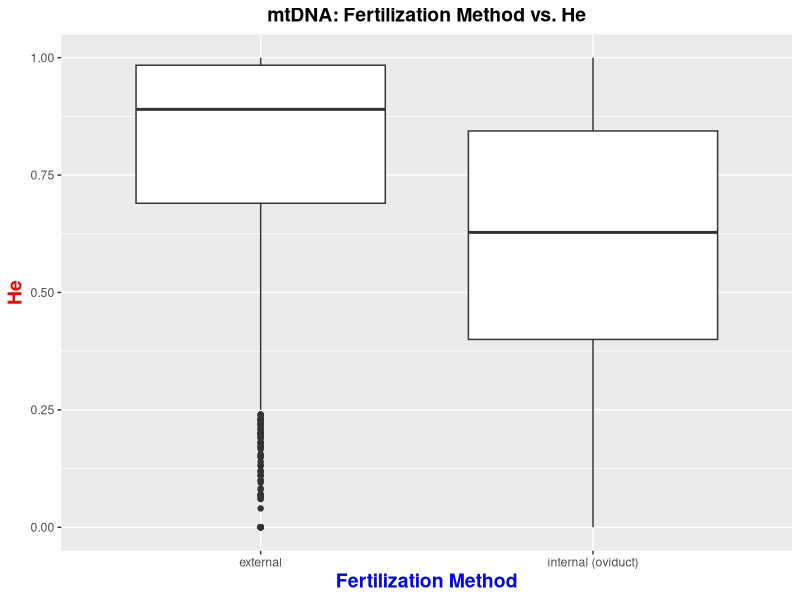
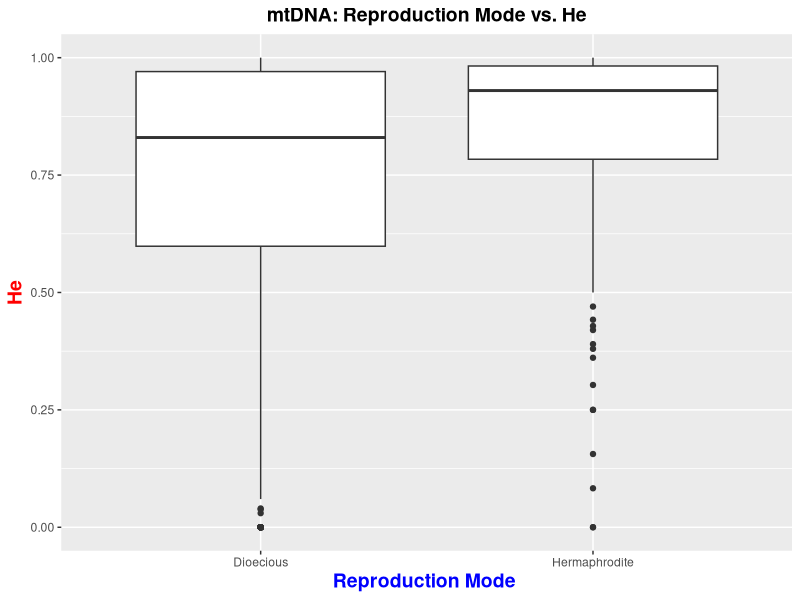
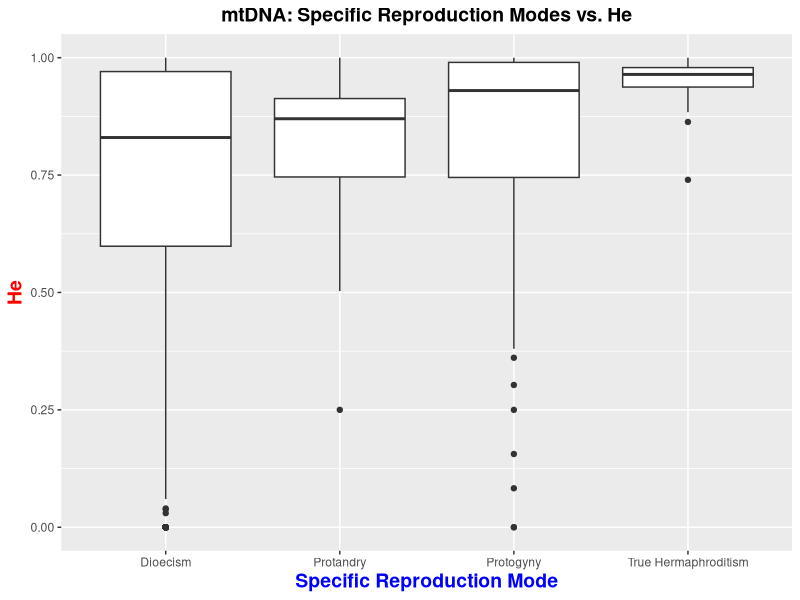
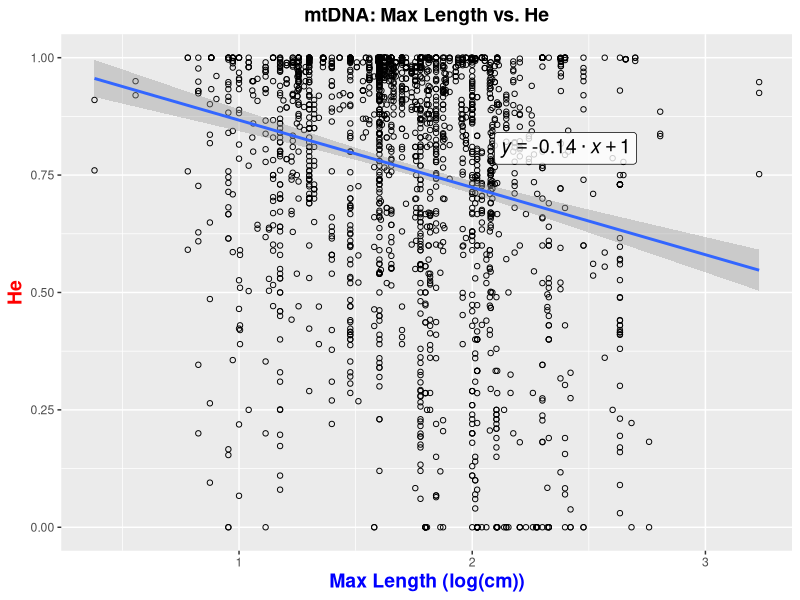
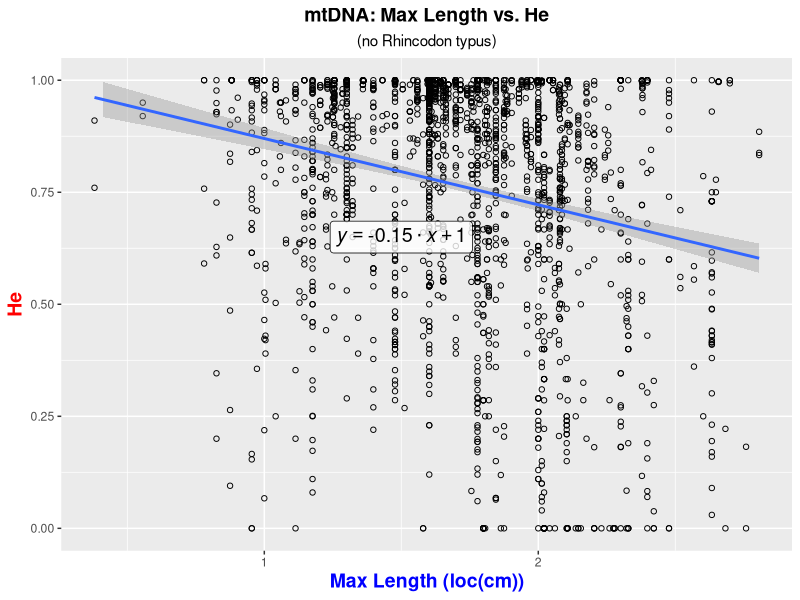
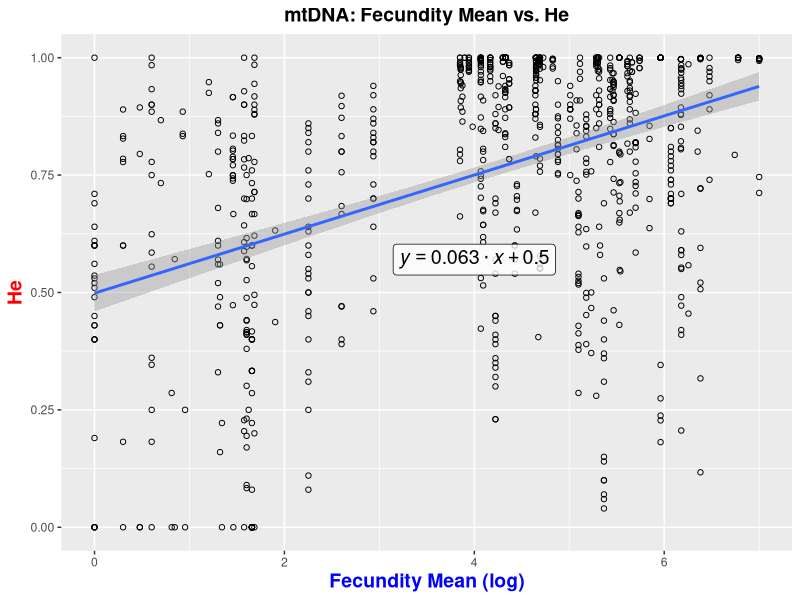
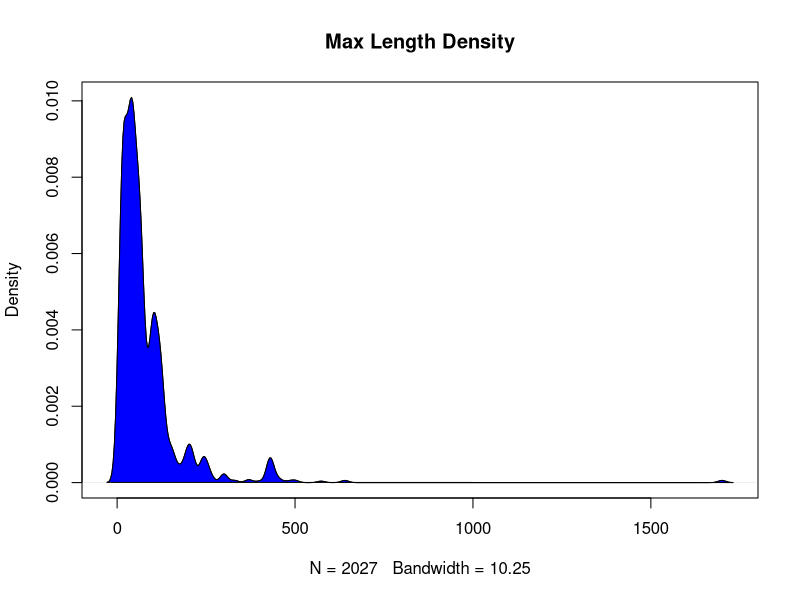
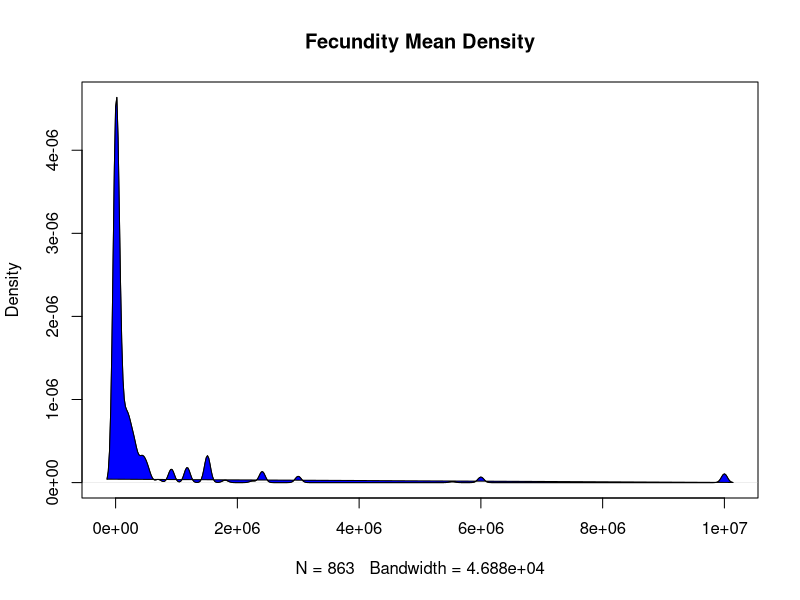

Source code (R) for these figures, in order: (Note: this script raises an error after producing the figures.)
################################################### Script for Analyzing Data  #######################################################

#analyzes data 

##########################################################################################################################################

######### Set-up #########

#clear environment
remove(list = ls())

#load libraries
library(tidyverse)
library(dplyr)

#read in data
mtdna_data <- read.csv("mtdna_final_data.csv", stringsAsFactors = FALSE) #read in 
msat_data <- read.csv("msat_final_data.csv", stringsAsFactors = FALSE) #read in 

############### mtDNA data set ############### 

#####Box Plots: Character Data#####

#Fertilization#

mtdna_data$final_fertilization <- NA #create new column to categorize fertilization methods

mtdna_data$final_fertilization [mtdna_data$fertilization =="external"]  <- "external"
mtdna_data$final_fertilization [mtdna_data$fertilization =="internal (oviduct)"] <- "internal (oviduct)"
mtdna_data$final_fertilization [mtdna_data$fertilization =="in brood pouch or similar structure"] <- "internal (oviduct)" #convert "in brood pouch or similar structure" to internal fertilization

mtdna_final_fertilization_He_no.na <- mtdna_data[!is.na(mtdna_data$final_fertilization) & !is.na(mtdna_data$He),] #create new table that excludes NA's from columns of interest

theme_update(plot.title = element_text(hjust = 0.5), plot.subtitle = element_text(hjust = 0.5)) #centered plot title

ggplot(mtdna_final_fertilization_He_no.na) + geom_boxplot(aes(x = final_fertilization, y = He)) + #final fertilization & He box plot
  ggtitle("mtDNA: Fertilization Method vs. He") + #add plot title
  xlab("Fertilization Method") + ylab("He") + #add axis labels
  theme(                                 #specify characteristics of the plot 
    plot.title = element_text(size=14, face="bold"), 
    axis.title.x = element_text(color="blue", size=14, face="bold"),
    axis.title.y = element_text(color="red", size=14, face="bold"))

#Reproduction Mode#

#combine protandry, protogyny, and true hermaphroditism into "Hermpahrodites"

mtdna_data$final_reproductionmode <- NA #create new column to categorize reproduction mode

mtdna_data$final_reproductionmode  [mtdna_data$reproductionmode =="dioecism"]  <- "Dioecious"
mtdna_data$final_reproductionmode  [mtdna_data$reproductionmode =="protogyny"] <- "Hermaphrodite" #for protogyny, label as "Hermpahrodites"
mtdna_data$final_reproductionmode  [mtdna_data$reproductionmode =="protandry"] <- "Hermaphrodite" #for protandry, label as "Hermpahrodites"
mtdna_data$final_reproductionmode  [mtdna_data$reproductionmode =="true hermaphroditism"] <- "Hermaphrodite" #for true hermaphroditism, label as "Hermpahrodites"

mtdna_final_reproductionmode_He_no.na <- mtdna_data[!is.na(mtdna_data$final_reproductionmode ) & !is.na(mtdna_data$He),] #create new table that excludes NA's from columns of interest

ggplot(mtdna_final_reproductionmode_He_no.na ) + geom_boxplot(aes(x = final_reproductionmode , y = He)) + #final reproduction mode & He box plot
  ggtitle("mtDNA: Reproduction Mode vs. He") + #add plot title
  xlab("Reproduction Mode ") + ylab("He") + #add axis labels
  theme(                                 #specify characteristics of the plot 
    plot.title = element_text(size=14, face="bold"), 
    axis.title.x = element_text(color="blue", size=14, face="bold"),
    axis.title.y = element_text(color="red", size=14, face="bold"))

#Specific Reproduction Modes#

mtdna_data$specific.repro_mode <- NA #create new column to categorize hermaphrodite type

mtdna_data$specific.repro_mode  [mtdna_data$reproductionmode =="dioecism"]  <- "Dioecism"
mtdna_data$specific.repro_mode  [mtdna_data$reproductionmode =="protogyny"] <- "Protogyny"
mtdna_data$specific.repro_mode  [mtdna_data$reproductionmode =="protandry"] <- "Protandry"
mtdna_data$specific.repro_mode  [mtdna_data$reproductionmode =="true hermaphroditism"] <- "True Hermaphroditism"

mtdna_reproduction_type_He_no.na <- mtdna_data[!is.na(mtdna_data$specific.repro_mode ) & !is.na(mtdna_data$He),] #create new table that excludes NA's from columns of interest

ggplot(mtdna_reproduction_type_He_no.na ) + geom_boxplot(aes(x = specific.repro_mode , y = He)) + #hermaphrodite type mode & He box plot
  ggtitle("mtDNA: Specific Reproduction Modes vs. He") + #add plot title
  xlab("Specific Reproduction Mode") + ylab("He") + #add axis labels
  theme(                                 #specify characteristics of the plot 
    plot.title = element_text(size=14, face="bold"), 
    axis.title.x = element_text(color="blue", size=14, face="bold"),
    axis.title.y = element_text(color="red", size=14, face="bold"))

#####Scatter Plots: Numerical Data#####

#Max Length#

#w/ Rhincodon typus outlier
mtdna_maxlength_He_no.na <- mtdna_data[!is.na(mtdna_data$maxlength) & !is.na(mtdna_data$He),] #create new table that excludes NA's from columns of interest

mtdna_maxlength_He_no.na$logtransform.maxlength <- NA #add column to do a log transformation for max length

for (i in 1:nrow(mtdna_maxlength_He_no.na)) { #get log transformation data
  cat(paste(i, " ", sep = ''))
  mtdna_maxlength_He_no.na$logtransform.maxlength <- log10(mtdna_maxlength_He_no.na$maxlength)
}

lm_eqn = function(x, y, df){ #set up formula for regression line equation
  m <- lm(y ~ x, df);
  eq <- substitute(italic(y) == b %.% italic(x) + a,
                   list(a = format(coef(m)[[1]], digits = 2), 
                        b = format(coef(m)[[2]], digits = 2)))
  as.character(as.expression(eq));                 
}

ggplot(mtdna_maxlength_He_no.na, aes(x=logtransform.maxlength, y = He)) + #max length & He scatter plot
  geom_point(shape=1) +    # Use hollow circles
  geom_smooth(method=lm,   # Add linear regression line
              se=TRUE, formula = y ~ x) +
  ylim(0,1)+
  coord_cartesian(ylim = c(0, 1)) +
  ggtitle("mtDNA: Max Length vs. He") + #add plot title
  xlab("Max Length (log(cm))") + ylab("He") + #add axis labels
  theme(                                 #specify characteristics of the plot 
    plot.title = element_text(size=14, face="bold"),
    axis.title.x = element_text(color="blue", size=14, face="bold"),
    axis.title.y = element_text(color="red", size=14, face="bold"))+
  annotate(geom="label", x = 2.4, y = .807, label = lm_eqn(mtdna_maxlength_He_no.na$logtransform.maxlength, mtdna_maxlength_He_no.na$He, mtdna_maxlength_He_no.na), 
           color="black", size = 5, parse=TRUE, alpha=0.80)  #add regression line equation

#w/out Rhincodon typus outlier
mtdna_maxlength_He_no.na_nowhaleshark <- mtdna_maxlength_He_no.na[!(mtdna_maxlength_He_no.na$spp=="Rhincodon typus"),] #exclude Rhincodon typus

mtdna_maxlength_He_no.na_nowhaleshark$logtransform.maxlength_noRT <- NA #add column to do a log transformation for max length

for (i in 1:nrow(mtdna_maxlength_He_no.na_nowhaleshark)) { #get log transformation data
  cat(paste(i, " ", sep = ''))
  mtdna_maxlength_He_no.na_nowhaleshark$logtransform.maxlength_noRT <- log10(mtdna_maxlength_He_no.na_nowhaleshark$maxlength)
}

ggplot(mtdna_maxlength_He_no.na_nowhaleshark, aes(x= logtransform.maxlength_noRT, y= He)) + #max length & He scatter plot
  geom_point(shape=1) +    # Use hollow circles
  geom_smooth(method=lm,   # Add linear regression line
              se=TRUE) +
  ylim(0,1)+
  coord_cartesian(ylim = c(0, 1)) +
  ggtitle("mtDNA: Max Length vs. He", subtitle= "(no Rhincodon typus)") + #add plot title
  xlab("Max Length (loc(cm))") + ylab("He") + #add axis labels
  theme(                                 #specify characteristics of the plot 
    plot.title = element_text(size=14, face="bold"),
    axis.title.x = element_text(color="blue", size=14, face="bold"),
    axis.title.y = element_text(color="red", size=14, face="bold"))+
  annotate(geom="label", x = 1.5, y = 0.65, label = lm_eqn(mtdna_maxlength_He_no.na_nowhaleshark$logtransform.maxlength_noRT, mtdna_maxlength_He_no.na_nowhaleshark$He, mtdna_maxlength_He_no.na_nowhaleshark), 
           color="black", size = 5, parse=TRUE, alpha=0.80) #add regression line equation

#Fecundity Mean#
 mtdna_fecundity_He_no.na <- mtdna_data[!is.na(mtdna_data$fecundity_mean) & !is.na(mtdna_data$He),] #create new table that excludes NA's from columns of interest
 
mtdna_fecundity_He_no.na$logtransform.fecundity <- NA #add column to do a log transformation for fecundity mean

for (i in 1:nrow(mtdna_fecundity_He_no.na)) { #get log transformation data
  cat(paste(i, " ", sep = ''))
  mtdna_fecundity_He_no.na$logtransform.fecundity <- log10(mtdna_fecundity_He_no.na$fecundity_mean)
}

ggplot(mtdna_fecundity_He_no.na, aes(x= logtransform.fecundity, y= He)) + #fecundity mean & He scatter plot
  geom_point(shape=1) +    # Use hollow circles
  geom_smooth(method=lm,   # Add linear regression line
              se=TRUE) +
  ylim(0,1)+
  coord_cartesian(ylim = c(0, 1)) +
  ggtitle("mtDNA: Fecundity Mean vs. He") + #add plot title
  xlab("Fecundity Mean (log)") + ylab("He") + #add axis labels
  theme(                                 #specify characteristics of the plot 
    plot.title = element_text(size=14, face="bold"),
    axis.title.x = element_text(color="blue", size=14, face="bold"),
    axis.title.y = element_text(color="red", size=14, face="bold"))+
  annotate(geom="label", x = 4, y = 0.57, label = lm_eqn(mtdna_fecundity_He_no.na$logtransform.fecundity, mtdna_fecundity_He_no.na$He, mtdna_fecundity_He_no.na), 
           color="black", size = 5, parse=TRUE, alpha=0.80) #add regression line equation


#####Density Plots: Numerical Data#####

#Max Length#
plot(density(mtdna_maxlength_He_no.na$maxlength), main="Max Length Density") #create density plot for max length
polygon(density(mtdna_maxlength_He_no.na$maxlength), main="Max Length Density", col="blue") #specify characteristics of plot

#Fecundity Mean#
plot(density(mtdna_fecundity_He_no.na$fecundity_mean), main="Fecundity Mean Density") #create density plot for fecundity mean
polygon(density(mtdna_fecundity_He_no.na$fecundity_mean), main="Fecundity Mean Density", col="blue") #specify characteristics of plot

#####T-Tests: Character Data#####

#Fertilization#

external.mtdna <- mtdna_final_fertilization_He_no.na$He[mtdna_final_fertilization_He_no.na$final_fertilization=="external"]
internal.mtdna <- mtdna_final_fertilization_He_no.na$He[mtdna_final_fertilization_He_no.na$final_fertilization=="internal (oviduct)"]

fertilization_ttest.mtdna <- t.test(external.mtdna, internal.mtdna, var.equal=TRUE)

#Reproduction Mode#

dioecism.mtdna <- mtdna_final_reproductionmode_He_no.na$He[mtdna_final_reproductionmode_He_no.na$final_reproductionmode=="Dioecious"]
hermaphrodite.mtdna <- mtdna_final_reproductionmode_He_no.na$He[mtdna_final_reproductionmode_He_no.na$final_reproductionmode=="Hermaphrodite"]

reproductionmode_ttest.mtdna <- t.test(dioecism.mtdna, hermaphrodite.mtdna, var.equal=TRUE)

#Specific Reproduction Modes: ANOVA TEST#

specific.repro_modeanovamtdna <- aov(He ~ specific.repro_mode, data = mtdna_reproduction_type_He_no.na)

#####Wilcoxon Tests: Numerical Data#####

#Max Length#
wilcox.test( mtdna_maxlength_He_no.na[ ,'maxlength'] , mtdna_maxlength_He_no.na[ , 'He'], paired=T) #run Wilcoxon test on max length & He


#Fecundity Mean#
wilcox.test( mtdna_fecundity_He_no.na[ ,'fecundity_mean'] , mtdna_fecundity_He_no.na[ , 'He'], paired=T) #run Wilcoxon test on max length & He

#####Shapiro-Wilk Tests: Numerical Data#####

#Max Length#
shapiro.test(mtdna_maxlength_He_no.na$maxlength) #run Shapiro-Wilk test on max length & He

#Fecundity Mean#
shapiro.test(mtdna_fecundity_He_no.na$fecundity_mean) #run Shapiro-Wilk test on max length & He


####################################################################################

############### msat Data Set ############### 

#####Box Plots: Character Data#####

#Fertilization#
msat_data$final_fertilization <- NA #create new column to categorize fertilization methods

msat_data$final_fertilization [msat_data$fertilization =="external"]  <- "external"
msat_data$final_fertilization [msat_data$fertilization =="internal (oviduct)"] <- "internal (oviduct)"
msat_data$final_fertilization [msat_data$fertilization =="in brood pouch or similar structure"] <- "internal (oviduct)" #convert "in brood pouch or similar structure" to internal fertilization

msat_final_fertilization_He_no.na <- msat_data[!is.na(msat_data$final_fertilization) & !is.na(msat_data$He),] #create new table that excludes NA's from columns of interest

ggplot(msat_final_fertilization_He_no.na) + geom_boxplot(aes(x = final_fertilization, y = He)) + #final fertilization & He box plot
ggtitle("msat: Fertilization Method vs. He") + #add plot title
  xlab("Fertilization Method") + ylab("He") + #add axis labels
  theme(                                 #specifying characteristics of the plot 
    plot.title = element_text(size=14, face="bold"),
    axis.title.x = element_text(color="blue", size=14, face="bold"),
    axis.title.y = element_text(color="red", size=14, face="bold"))

#Reproduction Mode#
msat_data$final_reproductionmode <- NA #create new column to categorize reproduction mode

msat_data$final_reproductionmode  [msat_data$reproductionmode =="dioecism"]  <- "Dioecious"
msat_data$final_reproductionmode  [msat_data$reproductionmode =="protogyny"] <- "Hermaphrodite" #for protogyny, label as "Hermpahrodites"
msat_data$final_reproductionmode  [msat_data$reproductionmode =="protandry"] <- "Hermaphrodite" #for protandry, label as "Hermpahrodites"
msat_data$final_reproductionmode  [msat_data$reproductionmode =="true hermaphroditism"] <- "Hermaphrodite" #for true hermaphroditism, label as "Hermpahrodites"

msat_final_reproductionmode_He_no.na <- msat_data[!is.na(msat_data$final_reproductionmode ) & !is.na(msat_data$He),] #create new table that excludes NA's from columns of interest

ggplot(msat_final_reproductionmode_He_no.na ) + geom_boxplot(aes(x = final_reproductionmode , y = He)) + #final reproduction mode & He box plot
  ggtitle("msat: Reproduction Mode vs. He") + #add plot title
  xlab("Reproduction Mode ") + ylab("He") + #add axis labels
  theme(                                 #specifying characteristics of the plot 
    plot.title = element_text(size=14, face="bold"),
    axis.title.x = element_text(color="blue", size=14, face="bold"),
    axis.title.y = element_text(color="red", size=14, face="bold"))

#Specific Reproduction Mode#

msat_data$specific.repro_mode <- NA #create new column to categorize reproduction type

msat_data$specific.repro_mode  [msat_data$reproductionmode =="dioecism"]  <- "Dioecism"
msat_data$specific.repro_mode  [msat_data$reproductionmode =="protogyny"] <- "Protogyny"
msat_data$specific.repro_mode  [msat_data$reproductionmode =="protandry"] <- "Protandry"
msat_data$specific.repro_mode  [msat_data$reproductionmode =="true hermaphroditism"] <- "True Hermaphroditism"

msat_reproduction_type_He_no.na <- msat_data[!is.na(msat_data$specific.repro_mode ) & !is.na(msat_data$He),] #create new table that excludes NA's from columns of interest

ggplot(msat_reproduction_type_He_no.na ) + geom_boxplot(aes(x = specific.repro_mode , y = He)) + #hermaphrodite type mode & He box plot
  ggtitle("msat: Specific Reproduction Modes vs. He") + #add plot title
  xlab("Specific Reproduction Mode") + ylab("He") + #add axis labels
  theme(                                 #specify characteristics of the plot 
    plot.title = element_text(size=14, face="bold"), 
    axis.title.x = element_text(color="blue", size=14, face="bold"),
    axis.title.y = element_text(color="red", size=14, face="bold"))

#####Scatter Plots: Numerical Data#####

#Max Length#

#w/ Rhincodon typus outlier
msat_maxlength_He_no.na <- msat_data[!is.na(msat_data$maxlength) & !is.na(msat_data$He),] #create new table that excludes NA's from columns of interest

msat_maxlength_He_no.na$logtransform.maxlength <- NA #add column to do a log transformation for max length

for (i in 1:nrow(msat_maxlength_He_no.na)) { #get log transformation data
  cat(paste(i, " ", sep = ''))
  msat_maxlength_He_no.na$logtransform.maxlength <- log10(msat_maxlength_He_no.na$maxlength)
}

ggplot(msat_maxlength_He_no.na, aes(x= logtransform.maxlength, y= He)) + #max length & He scatter plot
  geom_point(shape=1) +    # Use hollow circles
  geom_smooth(method=lm,   # Add linear regression line
              se=TRUE) + 
  ylim(0,1)+
  coord_cartesian(ylim = c(0, 1)) +
  ggtitle("msat: Max Length vs. He") + #add plot title
   xlab("Max Length (log(cm))") + ylab("He") + #add axis labels
    theme(                                 #specifying characteristics of the plot 
      plot.title = element_text(size=14, face="bold"),
      axis.title.x = element_text(color="blue", size=14, face="bold"),
      axis.title.y = element_text(color="red", size=14, face="bold"))+
  annotate(geom = "label", x = 1.8, y = 0.83, label = lm_eqn(msat_maxlength_He_no.na$logtransform.maxlength, msat_maxlength_He_no.na$He, msat_maxlength_He_no.na), 
           color="black", size = 5, parse=TRUE, alpha = 0.8) #add regression line equation


#w/out Rhincodon typus outlier
msat_maxlength_He_no.na_nowhaleshark <- msat_maxlength_He_no.na[!(msat_maxlength_He_no.na$spp=="Rhincodon typus"),] #exclude Rhincodon typus

msat_maxlength_He_no.na_nowhaleshark$logtransform.maxlength_noRT <- NA #add column to do a log transformation for max length

for (i in 1:nrow(msat_maxlength_He_no.na_nowhaleshark)) { #get log transformation data
  cat(paste(i, " ", sep = ''))
  msat_maxlength_He_no.na_nowhaleshark$logtransform.maxlength_noRT <- log10(msat_maxlength_He_no.na_nowhaleshark$maxlength)
}

ggplot(msat_maxlength_He_no.na_nowhaleshark, aes(x= logtransform.maxlength_noRT, y= He)) + #max length & He scatter plot
  geom_point(shape=1) +    # Use hollow circles
  geom_smooth(method=lm,   # Add linear regression line
              se=TRUE) +
  ylim(0,1)+
  coord_cartesian(ylim = c(0, 1)) +
  ggtitle("msat: Max Length vs. He", subtitle= "(no Rhincodon typus)") + #add plot title
  xlab("Max Length (log(cm))") + ylab("He") + #add axis labels
  theme(                                 #specify characteristics of the plot 
    plot.title = element_text(size=14, face="bold"),
    axis.title.x = element_text(color="blue", size=14, face="bold"),
    axis.title.y = element_text(color="red", size=14, face="bold"))+
  annotate(geom="label", x = 1.9, y = 0.83, label = lm_eqn(msat_maxlength_He_no.na_nowhaleshark$logtransform.maxlength_noRT, msat_maxlength_He_no.na_nowhaleshark$He, msat_maxlength_He_no.na_nowhaleshark), 
           color="black", size = 5, parse=TRUE, alpha = 0.8) #add regression line equation


#Fecundity Mean#
msat_fecundity_He_no.na <- msat_data[!is.na(msat_data$fecundity_mean) & !is.na(msat_data$He),] #create new table that excludes NA's from columns of interest

msat_fecundity_He_no.na$logtransform.fecundity <- NA #add column to do a log transformation for fecundity mean

for (i in 1:nrow(msat_fecundity_He_no.na)) { #get log transformation data
  cat(paste(i, " ", sep = ''))
  msat_fecundity_He_no.na$logtransform.fecundity <- log10(msat_fecundity_He_no.na$fecundity_mean)
}
       
ggplot(msat_fecundity_He_no.na, aes(x= logtransform.fecundity, y= He)) + #fecundity mean& He scatter plot
  geom_point(shape=1) +    # Use hollow circles
  geom_smooth(method=lm,   # Add linear regression line
    se=TRUE) +
  ylim(0,1)+
  coord_cartesian(ylim = c(0, 1)) +
  ggtitle("msat: Fecundity Mean vs. He") + #add plot title
  xlab("Fecundity Mean (log)") + ylab("He") + #add plot title
  theme(                                 #specifying characteristics of the plot 
    plot.title = element_text(size=14, face="bold"),
    axis.title.x = element_text(color="blue", size=14, face="bold"),
    axis.title.y = element_text(color="red", size=14, face="bold"))+
  annotate(geom="label", x = 3.5, y = 0.83, label = lm_eqn(msat_fecundity_He_no.na$logtransform.fecundity, msat_fecundity_He_no.na$He, msat_fecundity_He_no.na), 
           color="black", size = 5, parse=TRUE, alpha = 0.8) #add regression line equation

#####Density Plots: Numerical Data#####

#Max Length#
plot(density(msat_maxlength_He_no.na$maxlength), main="msat: Max Length Density") #create density plot for max length
polygon(density(msat_maxlength_He_no.na$maxlength), main="msat: Max Length Density", col="blue") #specify characteristics of plot

#Fecundity Mean#
plot(density(msat_fecundity_He_no.na$fecundity_mean), main="msat: Fecundity Mean Density") #create density plot for fecundity mean
polygon(density(msat_fecundity_He_no.na$fecundity_mean), main="msat: Fecundity Mean Density", col="blue") #specify characteristics of plot

#####T-Tests: Character Data#####

#Fertilization#

external.msat <- msat_final_fertilization_He_no.na$He[msat_final_fertilization_He_no.na$final_fertilization=="external"]
internal.msat <- msat_final_fertilization_He_no.na$He[msat_final_fertilization_He_no.na$final_fertilization=="internal (oviduct)"]

fertilization_ttest.msat <- t.test(external.msat, internal.msat, var.equal=TRUE)

#Reproduction Mode#

dioecism.msat <- msat_final_reproductionmode_He_no.na$He[msat_final_reproductionmode_He_no.na$final_reproductionmode=="Dioecious"]
hermaphrodite.msat <- msat_final_reproductionmode_He_no.na$He[msat_final_reproductionmode_He_no.na$final_reproductionmode=="Hermaphrodite"]

reproductionmode_ttest.msat <- t.test(dioecism.msat, hermaphrodite.msat, var.equal=TRUE)

#Specific Reproduction Modes: ANOVA TEST#

specific.repro_modeanovamsat <- aov(He ~ specific.repro_mode, data = msat_reproduction_type_He_no.na)

#####Wilcoxon Tests: Numerical Data#####

#Max Length#
wilcox.test( msat_maxlength_He_no.na[ ,'maxlength'] , msat_maxlength_He_no.na[ , 'He'], paired=T) #run Wilcoxon test on max length & He

#Fecundity Mean#
wilcox.test( msat_fecundity_He_no.na[ ,'fecundity_mean'] , msat_fecundity_He_no.na[ , 'He'], paired=T) #run Wilcoxon test on fecundity & He


#####Shapiro-Wilk Tests: Numerical Data#####

shapiro.test(msat_maxlength_He_no.na$maxlength) #run Shapiro-Wilk test on max length & He

shapiro.test(msat_fecundity_He_no.na$fecundity_mean) #run Shapiro-Wilk test on fecundity mean & He

####################################################################################

############### Comparing mtDNA and msat Data ############### 

#####Box Plots: Character Data#####

#Fertilization#

final_fertilization_all = merge(mtdna_final_fertilization_He_no.na, msat_final_fertilization_He_no.na, all=TRUE, no.dups= TRUE, all.x=TRUE, all.y=TRUE) #merge final fertilization data form mtdna and msat together

final_fertilization_all$markertype <- NA #create new column to categorize marker type

#add marker type based on file type
final_fertilization_all$markertype [final_fertilization_all$file == "mtdna101"]  <- "mtDNA"
final_fertilization_all$markertype [final_fertilization_all$file == "mtdna102"]  <- "mtDNA"
final_fertilization_all$markertype [final_fertilization_all$file == "mtdna103"]  <- "mtDNA"
final_fertilization_all$markertype [final_fertilization_all$file == "msats000"]  <- "msat" 
final_fertilization_all$markertype [final_fertilization_all$file == "msats001"]  <- "msat"
final_fertilization_all$markertype [final_fertilization_all$file == "msats002"]  <- "msat"
final_fertilization_all$markertype [final_fertilization_all$file == "msats200"]  <- "msat" 
final_fertilization_all$markertype [final_fertilization_all$file == "msats201"]  <- "msat" 
final_fertilization_all$markertype [final_fertilization_all$file == "msats100"]  <- "msat" 
final_fertilization_all$markertype [final_fertilization_all$file == "msats101"]  <- "msat" 
final_fertilization_all$markertype [final_fertilization_all$file == "msats301"]  <- "msat" 
final_fertilization_all$markertype [final_fertilization_all$file == "msats302"]  <- "msat" 
final_fertilization_all$markertype [final_fertilization_all$file == "msats303"]  <- "msat" 
final_fertilization_all$markertype [final_fertilization_all$file == "msats304"]  <- "msat" 
final_fertilization_all$markertype [final_fertilization_all$file == "msats305"]  <- "msat"
final_fertilization_all$markertype [final_fertilization_all$file ==	"ppdat"]  <- "msat" 

theme_update(plot.title = element_text(hjust = 0.5), plot.subtitle = element_text(hjust = 0.5)) #centered plot title

ggplot(final_fertilization_all) + geom_boxplot(aes(x = final_fertilization, y = He, fill=markertype)) + #final fertilization & He box plot
  ggtitle("Fertilization Method vs. He", subtitle= "msat vs. mtDNA") + #add plot title
  xlab("Fertilization Method") + ylab("He") + #add axis labels
  theme(                                 #specify characteristics of the plot 
    plot.title = element_text(size=14, face="bold"), 
    axis.title.x = element_text(color="blue", size=14, face="bold"),
    axis.title.y = element_text(color="red", size=14, face="bold"))+
  scale_fill_manual(values=c("turquoise2", "darkcyan"))

#Reproduction Mode#
reproductionmode_all = merge(msat_final_reproductionmode_He_no.na, mtdna_final_reproductionmode_He_no.na, all=TRUE, no.dups= TRUE, all.x=TRUE, all.y=TRUE) #merge final fertilization data form mtdna and msat together

reproductionmode_all$markertype <- NA #create new column to categorize marker type

#add marker type based on file type
reproductionmode_all$markertype [reproductionmode_all$file == "mtdna101"]  <- "mtDNA"
reproductionmode_all$markertype [reproductionmode_all$file == "mtdna102"]  <- "mtDNA"
reproductionmode_all$markertype [reproductionmode_all$file == "mtdna103"]  <- "mtDNA"
reproductionmode_all$markertype [reproductionmode_all$file == "msats000"]  <- "msat" 
reproductionmode_all$markertype [reproductionmode_all$file == "msats001"]  <- "msat"
reproductionmode_all$markertype [reproductionmode_all$file == "msats002"]  <- "msat"
reproductionmode_all$markertype [reproductionmode_all$file == "msats200"]  <- "msat" 
reproductionmode_all$markertype [reproductionmode_all$file == "msats201"]  <- "msat" 
reproductionmode_all$markertype [reproductionmode_all$file == "msats100"]  <- "msat" 
reproductionmode_all$markertype [reproductionmode_all$file == "msats101"]  <- "msat" 
reproductionmode_all$markertype [reproductionmode_all$file == "msats301"]  <- "msat" 
reproductionmode_all$markertype [reproductionmode_all$file == "msats302"]  <- "msat" 
reproductionmode_all$markertype [reproductionmode_all$file == "msats303"]  <- "msat" 
reproductionmode_all$markertype [reproductionmode_all$file == "msats304"]  <- "msat" 
reproductionmode_all$markertype [reproductionmode_all$file == "msats305"]  <- "msat"
reproductionmode_all$markertype [reproductionmode_all$file ==	"ppdat"]  <- "msat" 

theme_update(plot.title = element_text(hjust = 0.5), plot.subtitle = element_text(hjust = 0.5)) #centered plot title

ggplot(reproductionmode_all) + geom_boxplot(aes(x = final_reproductionmode, y = He, fill= markertype)) + #final fertilization & He box plot
  ggtitle("Reproduction Mode vs. He", subtitle= "msat vs. mtDNA") + #add plot title
  xlab("Reproduction Mode") + ylab("He") + #add axis labels
  theme(                                 #specify characteristics of the plot 
    plot.title = element_text(size=14, face="bold"), 
    axis.title.x = element_text(color="blue", size=14, face="bold"),
    axis.title.y = element_text(color="red", size=14, face="bold"))+
  scale_fill_manual(values=c("turquoise2", "darkcyan"))


#Specific Reproduction Mode#
specificreproductionmode_all = merge(msat_reproduction_type_He_no.na, mtdna_reproduction_type_He_no.na, all=TRUE, no.dups= TRUE, all.x=TRUE, all.y=TRUE) #merge final fertilization data form mtdna and msat together

specificreproductionmode_all$markertype <- NA #create new column to categorize marker type

#add marker type based on file type
specificreproductionmode_all$markertype [specificreproductionmode_all$file == "mtdna101"]  <- "mtDNA"
specificreproductionmode_all$markertype [specificreproductionmode_all$file == "mtdna102"]  <- "mtDNA"
specificreproductionmode_all$markertype [specificreproductionmode_all$file == "mtdna103"]  <- "mtDNA"
specificreproductionmode_all$markertype [specificreproductionmode_all$file == "msats000"]  <- "msat" 
specificreproductionmode_all$markertype [specificreproductionmode_all$file == "msats001"]  <- "msat"
specificreproductionmode_all$markertype [specificreproductionmode_all$file == "msats002"]  <- "msat"
specificreproductionmode_all$markertype [specificreproductionmode_all$file == "msats200"]  <- "msat" 
specificreproductionmode_all$markertype [specificreproductionmode_all$file == "msats201"]  <- "msat" 
specificreproductionmode_all$markertype [specificreproductionmode_all$file == "msats100"]  <- "msat" 
specificreproductionmode_all$markertype [specificreproductionmode_all$file == "msats101"]  <- "msat" 
specificreproductionmode_all$markertype [specificreproductionmode_all$file == "msats301"]  <- "msat" 
specificreproductionmode_all$markertype [specificreproductionmode_all$file == "msats302"]  <- "msat" 
specificreproductionmode_all$markertype [specificreproductionmode_all$file == "msats303"]  <- "msat" 
specificreproductionmode_all$markertype [specificreproductionmode_all$file == "msats304"]  <- "msat" 
specificreproductionmode_all$markertype [specificreproductionmode_all$file == "msats305"]  <- "msat"
specificreproductionmode_all$markertype [specificreproductionmode_all$file ==	"ppdat"]  <- "msat" 

theme_update(plot.title = element_text(hjust = 0.5), plot.subtitle = element_text(hjust = 0.5)) #centered plot title

ggplot(specificreproductionmode_all) + geom_boxplot(aes(x = specific.repro_mode, y = He, fill=markertype)) + #final fertilization & He box plot
  ggtitle("Specific Reproduction Modes vs. He", subtitle= "msat vs. mtDNA") + #add plot title
  xlab("Specific Reproduction Mode") + ylab("He") + #add axis labels
  theme(                                 #specify characteristics of the plot 
    plot.title = element_text(size=14, face="bold"), 
    axis.title.x = element_text(color="blue", size=14, face="bold"),
    axis.title.y = element_text(color="red", size=14, face="bold"))+
  scale_fill_manual(values=c("turquoise2", "darkcyan")) + 
  scale_x_discrete(labels = function(x) stringr::str_wrap(x, width = 5))


#####Scatter Plots: Numerical Data#####

#Max Length#

#w/ Rhincodon typus outlier
final_maxlength_all = merge(mtdna_maxlength_He_no.na, msat_maxlength_He_no.na, all=TRUE, no.dups= TRUE, all.x=TRUE, all.y=TRUE) #merge final fertilization data form mtdna and msat together

final_maxlength_all$markertype <- NA #create new column to categorize marker type

#add marker type based on file type
final_maxlength_all$markertype [final_maxlength_all$file == "mtdna101"]  <- "mtDNA"
final_maxlength_all$markertype [final_maxlength_all$file == "mtdna102"]  <- "mtDNA"
final_maxlength_all$markertype [final_maxlength_all$file == "mtdna103"]  <- "mtDNA"
final_maxlength_all$markertype [final_maxlength_all$file == "msats000"]  <- "msat" 
final_maxlength_all$markertype [final_maxlength_all$file == "msats001"]  <- "msat"
final_maxlength_all$markertype [final_maxlength_all$file == "msats002"]  <- "msat"
final_maxlength_all$markertype [final_maxlength_all$file == "msats200"]  <- "msat" 
final_maxlength_all$markertype [final_maxlength_all$file == "msats201"]  <- "msat" 
final_maxlength_all$markertype [final_maxlength_all$file == "msats100"]  <- "msat" 
final_maxlength_all$markertype [final_maxlength_all$file == "msats101"]  <- "msat" 
final_maxlength_all$markertype [final_maxlength_all$file == "msats301"]  <- "msat" 
final_maxlength_all$markertype [final_maxlength_all$file == "msats302"]  <- "msat" 
final_maxlength_all$markertype [final_maxlength_all$file == "msats303"]  <- "msat" 
final_maxlength_all$markertype [final_maxlength_all$file == "msats304"]  <- "msat" 
final_maxlength_all$markertype [final_maxlength_all$file == "msats305"]  <- "msat"
final_maxlength_all$markertype [final_maxlength_all$file ==	"ppdat"]  <- "msat" 

theme_update(plot.title = element_text(hjust = 0.5), plot.subtitle = element_text(hjust = 0.5)) #centered plot title

ggplot(final_maxlength_all, aes(x=logtransform.maxlength, y=He, col=markertype, shape=markertype)) + #max length & He scatter plot
  geom_point(aes(shape=markertype, fill=NULL)) +    # Use hollow circles
  geom_smooth(method=lm,   # Add linear regression line
             se=TRUE, color = "black", size = 1.5, fill = NA) + 
  geom_smooth(method=lm,   # Add linear regression line
              se=TRUE, size = 1.1, fill = NA) +
  ylim(0,1)+
  coord_cartesian(ylim = c(0, 1)) +
  ggtitle("Max Length vs. He", subtitle = "(w/ Rhincodon typus) msat vs. mtDNA") + #add plot title
  xlab("Max Length (log(cm))") + ylab("He") + #add axis labels
  theme(                                 #specifying characteristics of the plot 
    plot.title = element_text(size=14, face="bold"),
    axis.title.x = element_text(color="blue", size=14, face="bold"),
    axis.title.y = element_text(color="red", size=14, face="bold"))+
  annotate(geom="label", x = 1.5, y = 0.55, label = lm_eqn(msat_maxlength_He_no.na$logtransform.maxlength, msat_maxlength_He_no.na$He, msat_maxlength_He_no.na), 
           color="skyblue3", size = 5, parse=TRUE, alpha=0.8) + #add regression line equation
  annotate(geom="label", x = 2, y = 0.91, label = lm_eqn(mtdna_maxlength_He_no.na$logtransform.maxlength, mtdna_maxlength_He_no.na$He, mtdna_maxlength_He_no.na), 
           color="blue", size = 5, parse=TRUE, alpha = 0.8) + #add regression line equation
  scale_colour_manual(values=c("skyblue2","blue")) +
  scale_shape(solid = FALSE)

#w/out Rhincodon typus outlier
final_maxlength.nowhaleshark_all = merge(msat_maxlength_He_no.na_nowhaleshark, mtdna_maxlength_He_no.na_nowhaleshark, all=TRUE, no.dups= TRUE, all.x=TRUE, all.y=TRUE) #merge final fertilization data form mtdna and msat together

final_maxlength.nowhaleshark_all$markertype <- NA #create new column to categorize marker type

#add marker type based on file type
final_maxlength.nowhaleshark_all$markertype [final_maxlength.nowhaleshark_all$file == "mtdna101"]  <- "mtDNA"
final_maxlength.nowhaleshark_all$markertype [final_maxlength.nowhaleshark_all$file == "mtdna102"]  <- "mtDNA"
final_maxlength.nowhaleshark_all$markertype [final_maxlength.nowhaleshark_all$file == "mtdna103"]  <- "mtDNA"
final_maxlength.nowhaleshark_all$markertype [final_maxlength.nowhaleshark_all$file == "msats000"]  <- "msat" 
final_maxlength.nowhaleshark_all$markertype [final_maxlength.nowhaleshark_all$file == "msats001"]  <- "msat"
final_maxlength.nowhaleshark_all$markertype [final_maxlength.nowhaleshark_all$file == "msats002"]  <- "msat"
final_maxlength.nowhaleshark_all$markertype [final_maxlength.nowhaleshark_all$file == "msats200"]  <- "msat" 
final_maxlength.nowhaleshark_all$markertype [final_maxlength.nowhaleshark_all$file == "msats201"]  <- "msat" 
final_maxlength.nowhaleshark_all$markertype [final_maxlength.nowhaleshark_all$file == "msats100"]  <- "msat" 
final_maxlength.nowhaleshark_all$markertype [final_maxlength.nowhaleshark_all$file == "msats101"]  <- "msat" 
final_maxlength.nowhaleshark_all$markertype [final_maxlength.nowhaleshark_all$file == "msats301"]  <- "msat" 
final_maxlength.nowhaleshark_all$markertype [final_maxlength.nowhaleshark_all$file == "msats302"]  <- "msat" 
final_maxlength.nowhaleshark_all$markertype [final_maxlength.nowhaleshark_all$file == "msats303"]  <- "msat" 
final_maxlength.nowhaleshark_all$markertype [final_maxlength.nowhaleshark_all$file == "msats304"]  <- "msat" 
final_maxlength.nowhaleshark_all$markertype [final_maxlength.nowhaleshark_all$file == "msats305"]  <- "msat"
final_maxlength.nowhaleshark_all$markertype [final_maxlength.nowhaleshark_all$file ==	"ppdat"]  <- "msat" 

theme_update(plot.title = element_text(hjust = 0.5), plot.subtitle = element_text(hjust = 0.5)) #centered plot title

ggplot(final_maxlength.nowhaleshark_all, aes(x=logtransform.maxlength_noRT, y=He, col=markertype, shape=markertype)) + #max length & He scatter plot
  geom_point(aes(shape=markertype, fill=NULL)) +    # Use hollow circles
  geom_smooth(method=lm,   # Add linear regression line
              se=TRUE, color = "black", size = 1.5, fill = NA) + 
  geom_smooth(method=lm,   # Add linear regression line
              se=TRUE, size = 1.1, fill = NA) +
  ylim(0,1)+
  coord_cartesian(ylim = c(0, 1)) +
  ggtitle("Max Length vs. He", subtitle = "(no Rhincodon typus) msat vs. mtDNA") + #add plot title
  xlab("Max Length (log(cm))") + ylab("He") + #add axis labels
  theme(                                 #specifying characteristics of the plot 
    plot.title = element_text(size=14, face="bold"),
    axis.title.x = element_text(color="blue", size=14, face="bold"),
    axis.title.y = element_text(color="red", size=14, face="bold"))+
  annotate(geom="label", x = 1.4, y = 0.62, label = lm_eqn(msat_maxlength_He_no.na_nowhaleshark$logtransform.maxlength, msat_maxlength_He_no.na_nowhaleshark$He, msat_maxlength_He_no.na_nowhaleshark), 
           color="skyblue2", size = 5, parse=TRUE, alpha=0.8) + #add regression line equation
  annotate(geom="label", x = 2, y = 0.90, label = lm_eqn(mtdna_maxlength_He_no.na_nowhaleshark$logtransform.maxlength, mtdna_maxlength_He_no.na_nowhaleshark$He, mtdna_maxlength_He_no.na_nowhaleshark), 
           color="blue", size = 5, parse=TRUE, alpha=0.8) + #add regression line equation
  scale_color_manual(values=c("skyblue2","blue")) +
  scale_shape(solid = FALSE)

#Fecundity Mean#

final_fecunditymean_all = merge(msat_fecundity_He_no.na, mtdna_fecundity_He_no.na, all=TRUE, no.dups= TRUE, all.x=TRUE, all.y=TRUE) #merge final fertilization data form mtdna and msat together

final_fecunditymean_all$markertype <- NA #create new column to categorize marker type

#add marker type based on file type
final_fecunditymean_all$markertype [final_fecunditymean_all$file == "mtdna101"]  <- "mtDNA"
final_fecunditymean_all$markertype [final_fecunditymean_all$file == "mtdna102"]  <- "mtDNA"
final_fecunditymean_all$markertype [final_fecunditymean_all$file == "mtdna103"]  <- "mtDNA"
final_fecunditymean_all$markertype [final_fecunditymean_all$file == "msats000"]  <- "msat" 
final_fecunditymean_all$markertype [final_fecunditymean_all$file == "msats001"]  <- "msat"
final_fecunditymean_all$markertype [final_fecunditymean_all$file == "msats002"]  <- "msat"
final_fecunditymean_all$markertype [final_fecunditymean_all$file == "msats200"]  <- "msat" 
final_fecunditymean_all$markertype [final_fecunditymean_all$file == "msats201"]  <- "msat" 
final_fecunditymean_all$markertype [final_fecunditymean_all$file == "msats100"]  <- "msat" 
final_fecunditymean_all$markertype [final_fecunditymean_all$file == "msats101"]  <- "msat" 
final_fecunditymean_all$markertype [final_fecunditymean_all$file == "msats301"]  <- "msat" 
final_fecunditymean_all$markertype [final_fecunditymean_all$file == "msats302"]  <- "msat" 
final_fecunditymean_all$markertype [final_fecunditymean_all$file == "msats303"]  <- "msat" 
final_fecunditymean_all$markertype [final_fecunditymean_all$file == "msats304"]  <- "msat" 
final_fecunditymean_all$markertype [final_fecunditymean_all$file == "msats305"]  <- "msat"
final_fecunditymean_all$markertype [final_fecunditymean_all$file ==	"ppdat"]  <- "msat" 

theme_update(plot.title = element_text(hjust = 0.5), plot.subtitle = element_text(hjust = 0.5)) #centered plot title

ggplot(final_fecunditymean_all, aes(x=logtransform.fecundity, y=He, col=markertype, shape=markertype)) + #max length & He scatter plot
  geom_point(aes(shape=markertype, fill=NULL)) +    # Use hollow circles
  geom_smooth(method=lm,   # Add linear regression line
              se=TRUE, color = "black", size = 1.5, fill = NA) + 
  geom_smooth(method=lm,   # Add linear regression line
              se=TRUE, size = 1.1, fill = NA) +
  ylim(0,1)+
  coord_cartesian(ylim = c(0, 1)) +
  ggtitle("Fecundity Mean vs. He", subtitle = "msat vs. mtDNA") + #add plot title
  xlab("Fecundity Mean (log)") + ylab("He") + #add axis labels
  theme(                                 #specifying characteristics of the plot 
    plot.title = element_text(size=14, face="bold"),
    axis.title.x = element_text(color="blue", size=14, face="bold"),
    axis.title.y = element_text(color="red", size=14, face="bold"))+
  annotate(geom="label", x = 2.8, y = 0.9, label = lm_eqn(msat_fecundity_He_no.na$logtransform.fecundity, msat_fecundity_He_no.na$He, msat_fecundity_He_no.na), 
           color="skyblue2", size = 5, parse=TRUE, alpha=0.8) + #add regression line equation
  annotate(geom="label", x = 3.4, y = 0.5, label = lm_eqn(mtdna_fecundity_He_no.na$logtransform.fecundity, mtdna_fecundity_He_no.na$He, mtdna_fecundity_He_no.na), 
           color="blue", size = 5, parse=TRUE, alpha=0.8) + #add regression line equation
  scale_color_manual(values=c("skyblue2","blue")) +
  scale_shape(solid = FALSE)


#####T-Tests: Combined Marker Character Data#####

#Fertilization#

external.all <- final_fertilization_all$He[final_fertilization_all$final_fertilization=="external"]
internal.al <- final_fertilization_all$He[final_fertilization_all$final_fertilization=="internal (oviduct)"]

fertilization_ttest.all <- t.test(external.all, internal.all, var.equal=TRUE)

#Reproduction Mode#

dioecism.msat <- msat_final_reproductionmode_He_no.na$He[msat_final_reproductionmode_He_no.na$final_reproductionmode=="Dioecious"]
hermaphrodite.msat <- msat_final_reproductionmode_He_no.na$He[msat_final_reproductionmode_He_no.na$final_reproductionmode=="Hermaphrodite"]

reproductionmode_ttest.msat <- t.test(dioecism.msat, hermaphrodite.msat, var.equal=TRUE)

#Specific Reproduction Modes: ANOVA TEST#

specific.repro_modeanovamsat <- aov(He ~ specific.repro_mode, data = msat_reproduction_type_He_no.na)

####################################################################################

############### mtDNA: Statistical Models ############### 

#####Numerical Data#####

#Max Length#

#w/ Rhincodon typus

mtdna_maxlength_He_no.na$success <- round(mtdna_maxlength_He_no.na$He*mtdna_maxlength_He_no.na$n)
mtdna_maxlength_He_no.na$failure <- round((1-mtdna_maxlength_He_no.na$He)*mtdna_maxlength_He_no.na$n)

ggplot(mtdna_maxlength_He_no.na, aes(x=maxlength, y=He)) +
  stat_smooth(method="glm",  method.args = list(family = "binomial"), formula= cbind(mtdna_maxlength_He_no.na$success, mtdna_maxlength_He_no.na$failure)~x) +
  ggtitle("mtDNA:Max Length vs. He") +
  xlab("Max Length (cm)") + ylab("He") +
  geom_point(shape=1) +
  ylim(0,1)+
  theme(                                 #specify characteristics of the plot 
    plot.title = element_text(size=14, face="bold"),
    axis.title.x = element_text(color="blue", size=14, face="bold"),
    axis.title.y = element_text(color="red", size=14, face="bold"))

#w/out Rhincodon typus

mtdna_maxlength_He_no.na_nowhaleshark$success <- round(mtdna_maxlength_He_no.na_nowhaleshark$He*mtdna_maxlength_He_no.na_nowhaleshark$n)
mtdna_maxlength_He_no.na_nowhaleshark$failure <- round((1-mtdna_maxlength_He_no.na_nowhaleshark$He)*mtdna_maxlength_He_no.na_nowhaleshark$n)

ggplot(mtdna_maxlength_He_no.na_nowhaleshark, aes(x=maxlength, y=He)) +
  stat_smooth(method="glm",  method.args = list(family = "binomial"), formula= cbind(mtdna_maxlength_He_no.na_nowhaleshark$success, mtdna_maxlength_He_no.na_nowhaleshark$failure)~x) +
  ggtitle("Max Length vs. He", subtitle= "(no Rhincodon typus)") +
  xlab("Max Length (cm)") + ylab("He") +
  geom_point(shape=1) +
  ylim(0,1)+
  theme(                                 #specify characteristics of the plot 
    plot.title = element_text(size=14, face="bold"),
    axis.title.x = element_text(color="blue", size=14, face="bold"),
    axis.title.y = element_text(color="red", size=14, face="bold"))

#Fecundity Mean#

mtdna_fecundity_He_no.na$success <- round(mtdna_fecundity_He_no.na$He*mtdna_fecundity_He_no.na$n)
mtdna_fecundity_He_no.na$failure <- round((1-mtdna_fecundity_He_no.na$He)*mtdna_fecundity_He_no.na$n)

ggplot(mtdna_fecundity_He_no.na, aes(x=fecundity_mean, y=He)) +
  stat_smooth(method="glm",  method.args = list(family = "binomial"), formula= cbind(mtdna_fecundity_He_no.na$success, mtdna_fecundity_He_no.na$failure)~x) +
  ggtitle("Fecundity Mean vs. He") +
  xlab("Fecundity Mean") + ylab("He") +
  geom_point(shape=1) +
  ylim(0,1)+
  theme(                                 #specify characteristics of the plot 
    plot.title = element_text(size=14, face="bold"),
    axis.title.x = element_text(color="blue", size=14, face="bold"),
    axis.title.y = element_text(color="red", size=14, face="bold"))

############### msat: Statistical Models ############### 

#####Numerical Data#####

#Max Length#

#w/ Rhincodon typus

msat_maxlength_He_no.na.n <- msat_maxlength_He_no.na[!is.na(msat_maxlength_He_no.na$n),][!(msat_maxlength_He_no.na.n$n=="25-32"),]  #exclude NA & n=25-32

msat_maxlength_He_no.na.n$success <- round(msat_maxlength_He_no.na.n$He*msat_maxlength_He_no.na.n$n)
msat_maxlength_He_no.na.n$failure <- round((1-msat_maxlength_He_no.na.n$He)*msat_maxlength_He_no.na.n$n)

ggplot(msat_maxlength_He_no.na, aes(x=maxlength, y=He)) +
  stat_smooth(method="glm",  method.args = list(family = "binomial"), formula= cbind(msat_maxlength_He_no.na$success, msat_maxlength_He_no.na$failure)~x) +
  ggtitle("msat: Max Length vs. He") +
  xlab("Max Length (cm)") + ylab("He") +
  geom_point(shape=1) +
  ylim(0,1)+
  theme(                                 #specify characteristics of the plot 
    plot.title = element_text(size=14, face="bold"),
    axis.title.x = element_text(color="blue", size=14, face="bold"),
    axis.title.y = element_text(color="red", size=14, face="bold"))

#w/out Rhincodon typus

msat_maxlength_He_no.na_nowhaleshark$success <- round(msat_maxlength_He_no.na_nowhaleshark$He*msat_maxlength_He_no.na_nowhaleshark$n)
msat_maxlength_He_no.na_nowhaleshark$failure <- round((1-msat_maxlength_He_no.na_nowhaleshark$He)*msat_maxlength_He_no.na_nowhaleshark$n)

ggplot(mtdna_maxlength_He_no.na_nowhaleshark, aes(x=maxlength, y=He)) +
  stat_smooth(method="glm",  method.args = list(family = "binomial"), formula= cbind(mtdna_maxlength_He_no.na_nowhaleshark$success, mtdna_maxlength_He_no.na_nowhaleshark$failure)~x) +
  ggtitle("msat: Max Length vs. He", subtitle= "(no Rhincodon typus)") +
  xlab("Max Length (cm)") + ylab("He") +
  geom_point(shape=1) +
  ylim(0,1)+
  theme(                                 #specify characteristics of the plot 
    plot.title = element_text(size=14, face="bold"),
    axis.title.x = element_text(color="blue", size=14, face="bold"),
    axis.title.y = element_text(color="red", size=14, face="bold"))

#Fecundity Mean#

msat_fecundity_He_no.na $success <- round(msat_fecundity_He_no.na $He*msat_fecundity_He_no.na $n)
msat_fecundity_He_no.na $failure <- round((1-msat_fecundity_He_no.na $He)*msat_fecundity_He_no.na $n)

ggplot(msat_fecundity_He_no.na , aes(x=fecundity_mean, y=He)) +
  stat_smooth(method="glm",  method.args = list(family = "binomial"), formula= cbind(msat_fecundity_He_no.na $success, msat_fecundity_He_no.na $failure)~x) +
  ggtitle("msatl: Fecundity Mean vs. He") +
  xlab("Fecundity Mean") + ylab("He") +
  geom_point(shape=1) +
  ylim(0,1)+
  theme(                                 #specify characteristics of the plot 
    plot.title = element_text(size=14, face="bold"),
    axis.title.x = element_text(color="blue", size=14, face="bold"),
    axis.title.y = element_text(color="red", size=14, face="bold"))
